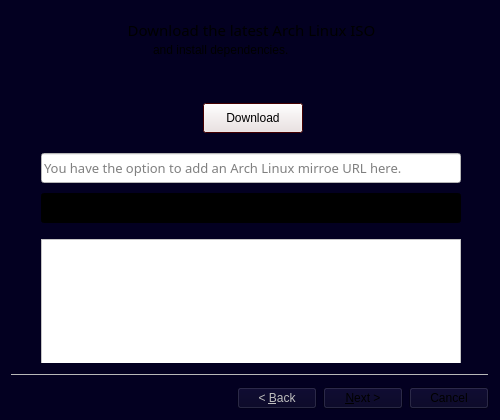
<?xml version="1.0" encoding="UTF-8"?>
<ui version="4.0">
 <class>Installwizard</class>
 <widget class="QWizard" name="Installwizard">
  <property name="geometry">
   <rect>
    <x>0</x>
    <y>0</y>
    <width>500</width>
    <height>420</height>
   </rect>
  </property>
  <property name="minimumSize">
   <size>
    <width>500</width>
    <height>420</height>
   </size>
  </property>
  <property name="maximumSize">
   <size>
    <width>500</width>
    <height>420</height>
   </size>
  </property>
  <property name="windowTitle">
   <string>Installwizard</string>
  </property>
  <property name="styleSheet">
   <string notr="true">background-color: rgb(3, 0, 33);</string>
  </property>
  <property name="wizardStyle">
   <enum>QWizard::WizardStyle::ClassicStyle</enum>
  </property>
  <widget class="QWizardPage" name="wizardPage">
   <widget class="QLabel" name="label">
    <property name="geometry">
     <rect>
      <x>90</x>
      <y>6</y>
      <width>301</width>
      <height>25</height>
     </rect>
    </property>
    <property name="font">
     <font>
      <family>Noto Sans</family>
      <pointsize>11</pointsize>
      <italic>false</italic>
      <fontweight>DemiBold</fontweight>
     </font>
    </property>
    <property name="styleSheet">
     <string notr="true">font: 600 11pt &quot;Noto Sans&quot;;</string>
    </property>
    <property name="text">
     <string>Download the latest Arch Linux ISO</string>
    </property>
    <property name="alignment">
     <set>Qt::AlignmentFlag::AlignCenter</set>
    </property>
   </widget>
   <widget class="QPushButton" name="downloadButton">
    <property name="geometry">
     <rect>
      <x>192</x>
      <y>92</y>
      <width>100</width>
      <height>30</height>
     </rect>
    </property>
    <property name="styleSheet">
     <string notr="true">background-color: rgb(255, 255, 255);
selection-background-color: rgb(85, 0, 0);
font: 500 11pt &quot;Space Grotesk Medium&quot;;
color: rgb(0, 0, 0);</string>
    </property>
    <property name="text">
     <string>Download</string>
    </property>
   </widget>
   <widget class="QProgressBar" name="progressBar">
    <property name="geometry">
     <rect>
      <x>30</x>
      <y>182</y>
      <width>420</width>
      <height>30</height>
     </rect>
    </property>
    <property name="styleSheet">
     <string notr="true">background-color: rgb(0, 0, 0);
font: 600 10pt &quot;Ubuntu&quot;;
selection-background-color: rgb(255, 255, 255);
</string>
    </property>
    <property name="value">
     <number>0</number>
    </property>
   </widget>
   <widget class="QPlainTextEdit" name="logView1">
    <property name="geometry">
     <rect>
      <x>30</x>
      <y>228</y>
      <width>420</width>
      <height>125</height>
     </rect>
    </property>
    <property name="styleSheet">
     <string notr="true">-color: rgb(0, 0, 0);
background-color: rgb(255, 255, 255);</string>
    </property>
    <property name="readOnly">
     <bool>true</bool>
    </property>
    <property name="backgroundVisible">
     <bool>false</bool>
    </property>
   </widget>
   <widget class="QLabel" name="label_6">
    <property name="geometry">
     <rect>
      <x>142</x>
      <y>30</y>
      <width>207</width>
      <height>17</height>
     </rect>
    </property>
    <property name="styleSheet">
     <string notr="true">font: 600 11pt &quot;Noto Sans&quot;;</string>
    </property>
    <property name="text">
     <string>and install dependencies.</string>
    </property>
   </widget>
   <widget class="QLineEdit" name="mirrorLineEdit">
    <property name="geometry">
     <rect>
      <x>30</x>
      <y>142</y>
      <width>420</width>
      <height>30</height>
     </rect>
    </property>
    <property name="font">
     <font>
      <family>Noto Sans Duployan</family>
      <pointsize>10</pointsize>
      <italic>false</italic>
      <bold>false</bold>
     </font>
    </property>
    <property name="cursor">
     <cursorShape>PointingHandCursor</cursorShape>
    </property>
    <property name="styleSheet">
     <string notr="true">font: 10pt &quot;Noto Sans Duployan&quot;;
-color: rgb(0, 0, 0);
background-color: rgb(255, 255, 255);
</string>
    </property>
    <property name="text">
     <string/>
    </property>
    <property name="placeholderText">
     <string>You have the option to add an Arch Linux mirroe URL here.</string>
    </property>
   </widget>
  </widget>
  <widget class="QWizardPage" name="partitionPage">
   <widget class="QTreeWidget" name="treePartitions">
    <property name="geometry">
     <rect>
      <x>32</x>
      <y>58</y>
      <width>420</width>
      <height>125</height>
     </rect>
    </property>
    <property name="minimumSize">
     <size>
      <width>420</width>
      <height>0</height>
     </size>
    </property>
    <property name="styleSheet">
     <string notr="true">color: rgb(0, 0, 0);
background-color: rgb(255, 255, 255);</string>
    </property>
    <column>
     <property name="text">
      <string>Name</string>
     </property>
    </column>
    <column>
     <property name="text">
      <string>Size</string>
     </property>
    </column>
    <column>
     <property name="text">
      <string>Type</string>
     </property>
    </column>
    <column>
     <property name="text">
      <string>Mount</string>
     </property>
    </column>
   </widget>
   <widget class="QPushButton" name="partRefreshButton">
    <property name="geometry">
     <rect>
      <x>318</x>
      <y>322</y>
      <width>80</width>
      <height>30</height>
     </rect>
    </property>
    <property name="styleSheet">
     <string notr="true">background-color: rgb(255, 255, 255);
color: rgb(0, 0, 0);</string>
    </property>
    <property name="text">
     <string>Refresh</string>
    </property>
   </widget>
   <widget class="QPushButton" name="createPartButton">
    <property name="geometry">
     <rect>
      <x>404</x>
      <y>322</y>
      <width>80</width>
      <height>30</height>
     </rect>
    </property>
    <property name="styleSheet">
     <string notr="true">background-color: rgb(255, 255, 255);
color: rgb(0, 0, 0);</string>
    </property>
    <property name="text">
     <string>EFI Grub</string>
    </property>
   </widget>
   <widget class="QLabel" name="label_5">
    <property name="geometry">
     <rect>
      <x>164</x>
      <y>6</y>
      <width>150</width>
      <height>25</height>
     </rect>
    </property>
    <property name="styleSheet">
     <string notr="true">font: 600 11pt &quot;Noto Sans&quot;;</string>
    </property>
    <property name="text">
     <string>Drive Preparation</string>
    </property>
    <property name="alignment">
     <set>Qt::AlignmentFlag::AlignCenter</set>
    </property>
   </widget>
   <widget class="QLabel" name="label_2">
    <property name="geometry">
     <rect>
      <x>32</x>
      <y>30</y>
      <width>420</width>
      <height>20</height>
     </rect>
    </property>
    <property name="styleSheet">
     <string notr="true">font: 600 10pt &quot;Noto Sans&quot;;</string>
    </property>
    <property name="text">
     <string>Install to free space, existing partition, or wipe the entire drive.</string>
    </property>
    <property name="alignment">
     <set>Qt::AlignmentFlag::AlignCenter</set>
    </property>
   </widget>
   <widget class="QComboBox" name="driveDropdown">
    <property name="geometry">
     <rect>
      <x>0</x>
      <y>322</y>
      <width>110</width>
      <height>30</height>
     </rect>
    </property>
    <property name="styleSheet">
     <string notr="true">color: rgb(0, 0, 0);
background-color: rgb(255, 255, 255);</string>
    </property>
    <item>
     <property name="text">
      <string>Select a Drive</string>
     </property>
    </item>
   </widget>
   <widget class="QPushButton" name="prepareButton">
    <property name="geometry">
     <rect>
      <x>232</x>
      <y>322</y>
      <width>80</width>
      <height>30</height>
     </rect>
    </property>
    <property name="styleSheet">
     <string notr="true">background-color: rgb(255, 255, 255);
selection-background-color: rgb(0, 25, 255);
color: rgb(0, 0, 0);</string>
    </property>
    <property name="text">
     <string>Bios Grub</string>
    </property>
   </widget>
   <widget class="QPlainTextEdit" name="logView2">
    <property name="geometry">
     <rect>
      <x>32</x>
      <y>186</y>
      <width>420</width>
      <height>125</height>
     </rect>
    </property>
    <property name="styleSheet">
     <string notr="true">color: rgb(0, 0, 0);
background-color: rgb(255, 255, 255);</string>
    </property>
    <property name="readOnly">
     <bool>true</bool>
    </property>
   </widget>
   <widget class="QComboBox" name="comboInstallMode">
    <property name="geometry">
     <rect>
      <x>116</x>
      <y>322</y>
      <width>110</width>
      <height>30</height>
     </rect>
    </property>
    <property name="styleSheet">
     <string notr="true">background-color: rgb(255, 255, 255);
color: rgb(0, 0, 0);</string>
    </property>
    <item>
     <property name="text">
      <string>Use free space</string>
     </property>
    </item>
    <item>
     <property name="text">
      <string>Use selected partition</string>
     </property>
    </item>
    <item>
     <property name="text">
      <string>Erase entire drive</string>
     </property>
    </item>
   </widget>
  </widget>
  <widget class="QWizardPage" name="wizardPage_3">
   <widget class="QPushButton" name="installButton">
    <property name="geometry">
     <rect>
      <x>200</x>
      <y>182</y>
      <width>80</width>
      <height>25</height>
     </rect>
    </property>
    <property name="styleSheet">
     <string notr="true">color: rgb(0, 0, 0);
background-color: rgb(255, 255, 255);</string>
    </property>
    <property name="text">
     <string>Submit</string>
    </property>
   </widget>
   <widget class="QPlainTextEdit" name="logWidget3">
    <property name="geometry">
     <rect>
      <x>30</x>
      <y>228</y>
      <width>420</width>
      <height>125</height>
     </rect>
    </property>
    <property name="styleSheet">
     <string notr="true">-color: rgb(0, 0, 0);
background-color: rgb(255, 255, 255);</string>
    </property>
    <property name="readOnly">
     <bool>true</bool>
    </property>
   </widget>
   <widget class="QComboBox" name="comboDesktopEnvironment">
    <property name="geometry">
     <rect>
      <x>308</x>
      <y>44</y>
      <width>125</width>
      <height>25</height>
     </rect>
    </property>
    <property name="styleSheet">
     <string notr="true">background-color: rgb(255, 255, 255);
color: rgb(0, 0, 0);</string>
    </property>
   </widget>
   <widget class="QLabel" name="label_4">
    <property name="geometry">
     <rect>
      <x>304</x>
      <y>16</y>
      <width>132</width>
      <height>21</height>
     </rect>
    </property>
    <property name="font">
     <font>
      <family>Noto Serif</family>
      <pointsize>11</pointsize>
      <bold>true</bold>
     </font>
    </property>
    <property name="text">
     <string>Choose a desktop</string>
    </property>
   </widget>
   <widget class="QLabel" name="label_3">
    <property name="geometry">
     <rect>
      <x>50</x>
      <y>12</y>
      <width>219</width>
      <height>27</height>
     </rect>
    </property>
    <property name="font">
     <font>
      <family>Noto Serif</family>
      <pointsize>11</pointsize>
      <bold>true</bold>
     </font>
    </property>
    <property name="text">
     <string>Add user and set passwords</string>
    </property>
   </widget>
   <widget class="QLabel" name="labelUsername">
    <property name="geometry">
     <rect>
      <x>68</x>
      <y>46</y>
      <width>65</width>
      <height>20</height>
     </rect>
    </property>
    <property name="text">
     <string>Username:</string>
    </property>
   </widget>
   <widget class="QLabel" name="labelPassword">
    <property name="geometry">
     <rect>
      <x>72</x>
      <y>70</y>
      <width>58</width>
      <height>20</height>
     </rect>
    </property>
    <property name="text">
     <string>Password:</string>
    </property>
   </widget>
   <widget class="QLabel" name="labelAgain">
    <property name="geometry">
     <rect>
      <x>94</x>
      <y>92</y>
      <width>36</width>
      <height>20</height>
     </rect>
    </property>
    <property name="text">
     <string>Again:</string>
    </property>
   </widget>
   <widget class="QLabel" name="labelRootPassword">
    <property name="geometry">
     <rect>
      <x>42</x>
      <y>116</y>
      <width>87</width>
      <height>20</height>
     </rect>
    </property>
    <property name="text">
     <string>Root Password:</string>
    </property>
   </widget>
   <widget class="QLabel" name="labelRootPasswordAgain">
    <property name="geometry">
     <rect>
      <x>92</x>
      <y>138</y>
      <width>36</width>
      <height>20</height>
     </rect>
    </property>
    <property name="text">
     <string>Again:</string>
    </property>
   </widget>
   <widget class="QLineEdit" name="lineEditUsername">
    <property name="geometry">
     <rect>
      <x>136</x>
      <y>42</y>
      <width>125</width>
      <height>25</height>
     </rect>
    </property>
    <property name="styleSheet">
     <string notr="true">-color: rgb(0, 0, 0);
background-color: rgb(255, 255, 255);</string>
    </property>
   </widget>
   <widget class="QLineEdit" name="lineEditPassword">
    <property name="geometry">
     <rect>
      <x>136</x>
      <y>68</y>
      <width>125</width>
      <height>25</height>
     </rect>
    </property>
    <property name="styleSheet">
     <string notr="true">-color: rgb(0, 0, 0);
background-color: rgb(255, 255, 255);</string>
    </property>
    <property name="echoMode">
     <enum>QLineEdit::EchoMode::Password</enum>
    </property>
   </widget>
   <widget class="QLineEdit" name="lineEditPasswordAgain">
    <property name="geometry">
     <rect>
      <x>136</x>
      <y>94</y>
      <width>125</width>
      <height>24</height>
     </rect>
    </property>
    <property name="styleSheet">
     <string notr="true">-color: rgb(0, 0, 0);
background-color: rgb(255, 255, 255);</string>
    </property>
    <property name="echoMode">
     <enum>QLineEdit::EchoMode::Password</enum>
    </property>
   </widget>
   <widget class="QLineEdit" name="lineEditRootPassword">
    <property name="geometry">
     <rect>
      <x>136</x>
      <y>118</y>
      <width>125</width>
      <height>25</height>
     </rect>
    </property>
    <property name="styleSheet">
     <string notr="true">-color: rgb(0, 0, 0);
background-color: rgb(255, 255, 255);</string>
    </property>
    <property name="echoMode">
     <enum>QLineEdit::EchoMode::Password</enum>
    </property>
   </widget>
   <widget class="QLineEdit" name="lineEditRootPasswordAgain">
    <property name="geometry">
     <rect>
      <x>136</x>
      <y>144</y>
      <width>125</width>
      <height>25</height>
     </rect>
    </property>
    <property name="styleSheet">
     <string notr="true">-color: rgb(0, 0, 0);
background-color: rgb(255, 255, 255);</string>
    </property>
    <property name="echoMode">
     <enum>QLineEdit::EchoMode::Password</enum>
    </property>
   </widget>
  </widget>
 </widget>
 <resources/>
 <connections/>
</ui>
